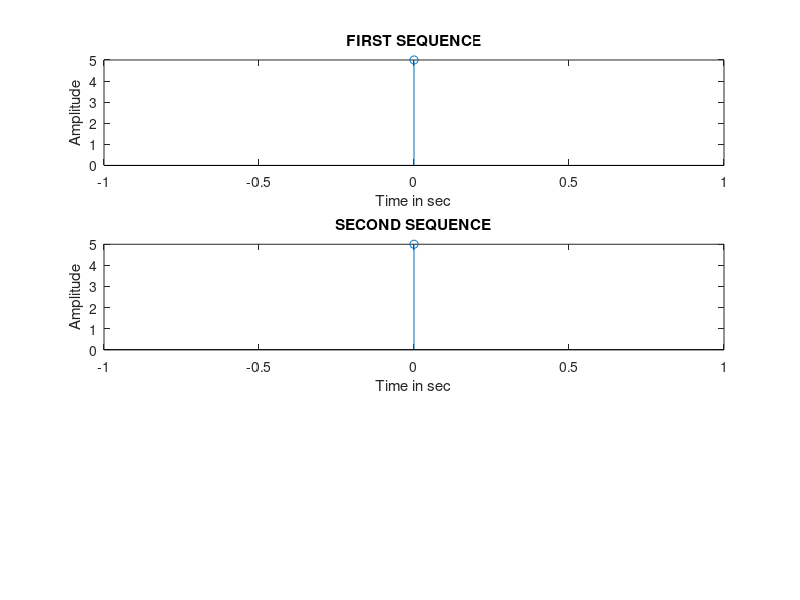

Here is the MATLAB script that generated this plot: (Note: this script raises an error after producing the figure.)
% Cross correlation
clc 
close all
clear ALL

x = input('Enter the first sequence:');
n = 0: length(x) - 1;
subplot(3,1,1), stem(n,x);
xlabel('Time in sec'), ylabel('Amplitude');
title('FIRST SEQUENCE');

y = input('Enter the second sequence:');
n = 0: length(y) - 1;
subplot(3,1,2), stem(n,y);
xlabel('Time in sec'), ylabel('Amplitude');
title('SECOND SEQUENCE');

z = xcorr(x,y);
n = 0: length(z) - 1;
subplot(3,1,3), stem(n,z);
xlabel('Time in sec'), ylabel('Amplitude');
title('CROSS CORRELATION');
